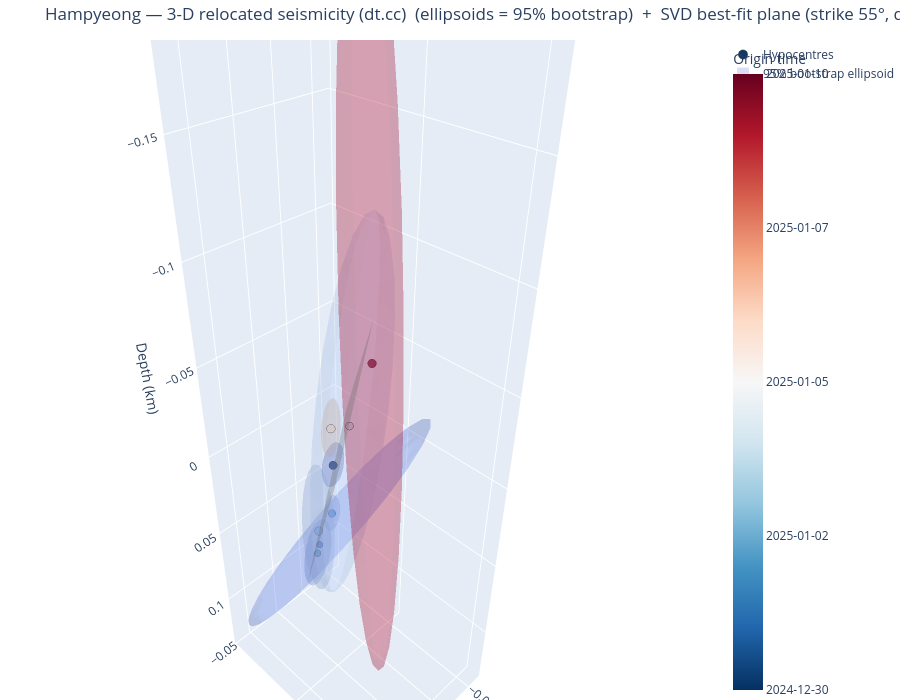

The notebook cell this image was saved under:
### Markdown cell above
The same view with the per-event uncertainty drawn as a **95% bootstrap error ellipsoid**
(`error="ellipsoid"`) instead of whisker bars: each ellipsoid's shape is the bootstrap sample covariance
and its size the empirical 95% Mahalanobis radius (95% of replicas inside), coloured like its hypocentre.
Tight horizontal but loose depth control shows up as a vertically elongated ellipsoid.

### Code cell
fig3d_e = viz.plot_3d_plane(cfg, VELMODEL, error="ellipsoid", frame_from=FRAME_FROM, mech_select=MECH_SELECT)
try:
    fig3d_e.write_image(f"/tmp/{CLUSTER}_3d_ellipsoid.png", scale=2)
except Exception:
    pass
fig3d_e

### Figure 1 — Plotly figure (JSON) as saved in the notebook; plotly's stock layout.template omitted (floating-point values rounded to 4 significant figures; data arrays with more than 128 entries replaced by an {"elided": "..."} marker saying what was removed)
{"data": [{"marker": {"color": [20090.0, 20090.0, 20090.0, 20090.0, 20090.0, 20090.0, 20090.0, 20100.0], "colorbar": {"ticktext": ["2024-12-30", "2025-01-02", "2025-01-05", "2025-01-07", "2025-01-10"], "tickvals": [20090.0, 20090.0, 20090.0, 20100.0, 20100.0], "title": {"text": "Origin time"}}, "colorscale": [[0, "rgb(5,48,97)"], [0.1, "rgb(33,102,172)"], [0.2, "rgb(67,147,195)"], [0.3, "rgb(146,197,222)"], [0.4, "rgb(209,229,240)"], [0.5, "rgb(247,247,247)"], [0.6, "rgb(253,219,199)"], [0.7, "rgb(244,165,130)"], [0.8, "rgb(214,96,77)"], [0.9, "rgb(178,24,43)"], [1, "rgb(103,0,31)"]], "line": {"color": "black", "width": 0.5}, "opacity": 0.95, "size": [9.6, 7.6, 8.0, 8.8, 9.6, 9.2, 10.0, 10.0]}, "mode": "markers", "name": "Hypocentres", "text": ["200000  M1.4", "200001  M0.9", "200002  M1.0", "200003  M1.2", "200004  M1.4", "200005  M1.3", "200006  M1.5", "200007  M1.5"], "type": "scatter3d", "x": [-0.01279, 0.01291, 0.01861, -0.0004875, 0.02171, -0.02429, 0.001413, -0.01709], "y": [-0.01419, 0.003512, 0.008313, -0.002388, 0.01321, -0.01469, 0.0002125, 0.006013], "z": [0.008937, 0.02934, 0.02674, 0.02334, 0.006638, -0.007862, -0.02996, -0.05716]}, {"alphahull": 0, "color": "rgb(58,76,192)", "flatshading": true, "hoverinfo": "skip", "name": "95% bootstrap ellipsoid", "opacity": 0.18, "showlegend": true, "showscale": false, "type": "mesh3d", "x": {"elided": "196 float values"}, "y": {"elided": "196 float values"}, "z": {"elided": "196 float values"}}, {"alphahull": 0, "color": "rgb(92,123,229)", "flatshading": true, "hoverinfo": "skip", "name": "95% bootstrap ellipsoid", "opacity": 0.18, "showlegend": false, "showscale": false, "type": "mesh3d", "x": {"elided": "196 float values"}, "y": {"elided": "196 float values"}, "z": {"elided": "196 float values"}}, {"alphahull": 0, "color": "rgb(117,152,246)", "flatshading": true, "hoverinfo": "skip", "name": "95% bootstrap ellipsoid", "opacity": 0.18, "showlegend": false, "showscale": false, "type": "mesh3d", "x": {"elided": "196 float values"}, "y": {"elided": "196 float values"}, "z": {"elided": "196 float values"}}, {"alphahull": 0, "color": "rgb(120,155,247)", "flatshading": true, "hoverinfo": "skip", "name": "95% bootstrap ellipsoid", "opacity": 0.18, "showlegend": false, "showscale": false, "type": "mesh3d", "x": {"elided": "196 float values"}, "y": {"elided": "196 float values"}, "z": {"elided": "196 float values"}}, {"alphahull": 0, "color": "rgb(163,193,254)", "flatshading": true, "hoverinfo": "skip", "name": "95% bootstrap ellipsoid", "opacity": 0.18, "showlegend": false, "showscale": false, "type": "mesh3d", "x": {"elided": "196 float values"}, "y": {"elided": "196 float values"}, "z": {"elided": "196 float values"}}, {"alphahull": 0, "color": "rgb(182,206,249)", "flatshading": true, "hoverinfo": "skip", "name": "95% bootstrap ellipsoid", "opacity": 0.18, "showlegend": false, "showscale": false, "type": "mesh3d", "x": {"elided": "196 float values"}, "y": {"elided": "196 float values"}, "z": {"elided": "196 float values"}}, {"alphahull": 0, "color": "rgb(237,208,193)", "flatshading": true, "hoverinfo": "skip", "name": "95% bootstrap ellipsoid", "opacity": 0.18, "showlegend": false, "showscale": false, "type": "mesh3d", "x": {"elided": "196 float values"}, "y": {"elided": "196 float values"}, "z": {"elided": "196 float values"}}, {"alphahull": 0, "color": "rgb(179,3,38)", "flatshading": true, "hoverinfo": "skip", "name": "95% bootstrap ellipsoid", "opacity": 0.18, "showlegend": false, "showscale": false, "type": "mesh3d", "x": {"elided": "196 float values"}, "y": {"elided": "196 float values"}, "z": {"elided": "196 float values"}}, {"color": "gray", "hoverinfo": "name", "i": [0, 0], "j": [1, 3], "k": [3, 2], "name": "SVD best-fit plane 55/80", "opacity": 0.3, "showscale": false, "type": "mesh3d", "x": [0.02807, 0.01759, -0.023, -0.03347], "y": [0.0116, 0.02662, -0.02404, -0.009029], "z": [0.03617, -0.0649, 0.03617, -0.0649]}], "layout": {"height": 700, "margin": {"b": 0, "l": 0, "r": 0, "t": 40}, "scene": {"aspectmode": "data", "xaxis": {"title": {"text": "E (km)"}}, "yaxis": {"title": {"text": "N (km)"}}, "zaxis": {"autorange": "reversed", "title": {"text": "Depth (km)"}}}, "title": {"text": "Hampyeong — 3-D relocated seismicity (dt.cc)  (ellipsoids = 95% bootstrap)  +  SVD best-fit plane (strike 55°, dip 80°)"}}}
